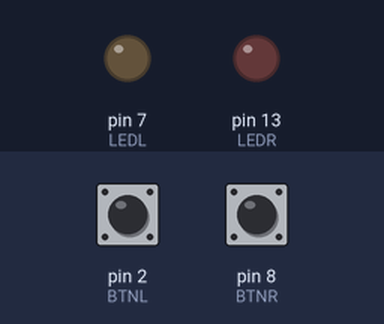
The sketch below on a simulated Arduino Uno, built with avr-gcc and run on an emulated ATmega328P. On the bench: output pins drawn as LEDs (lit = HIGH). Inputs (shaded band) come from the test bench; at power-on: pin 2 (BTNL) HIGH, pin 8 (BTNR) HIGH.

Above: at 1.2 s.
1.3 s: pin 2 (BTNL) pulled LOW for 0.15 s
At 2.5 s:
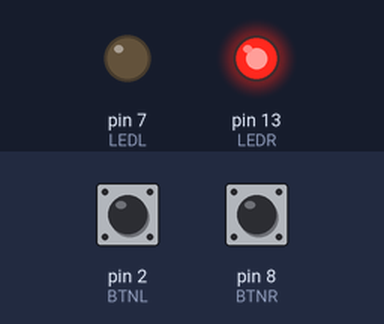
2.9 s: pin 8 (BTNR) pulled LOW for 0.15 s
At 3.9 s:
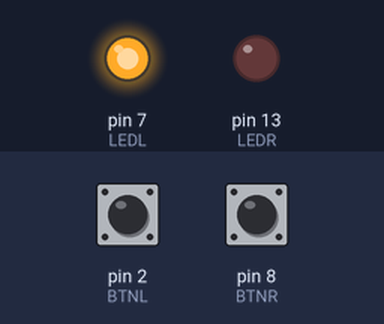
4.5 s: pin 2 (BTNL) pulled LOW for 1 s
At 5.1 s:
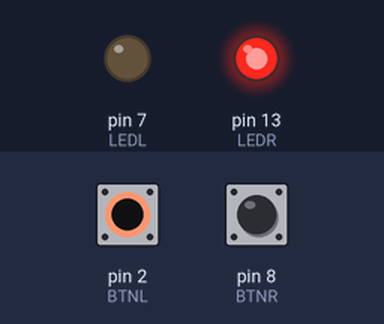
7.0 s: pin 8 (BTNR) pulled LOW for 1 s
At 8.2 s:
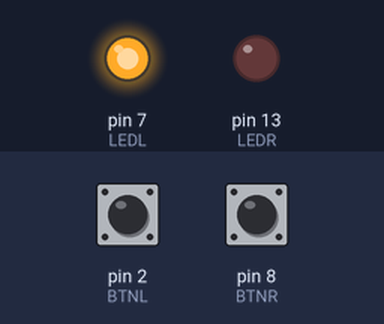
9.5 s: pin 2 (BTNL) driven LOW and pin 8 (BTNR) driven LOW
At 10.4 s:
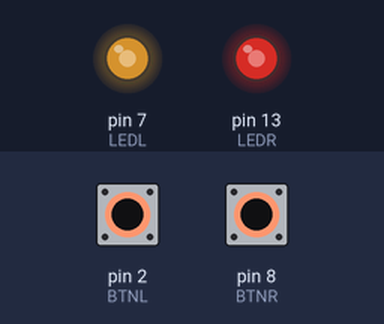
11.0 s: pin 2 (BTNL) driven HIGH
At 12.3 s:
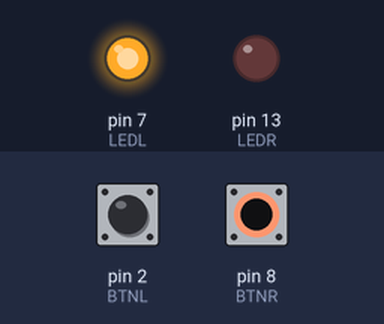
Timing chart, 0 to 13.5 s (numbered marks = the images above; inputs shaded):
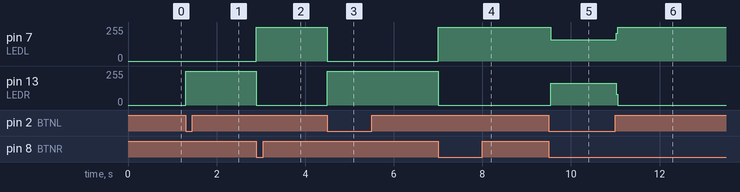

The sketch:

chess_clock.ino
```cpp
#define BTNL 2
#define BTNR 8
#define LEDL 7
#define LEDR 13

bool isFirst = true;
bool RightIsUp = false;
bool LeftIsUp = false;

void setup() {
  pinMode(BTNL, INPUT_PULLUP);
  pinMode(BTNR, INPUT_PULLUP);
  pinMode(LEDL, OUTPUT);
  pinMode(LEDR, OUTPUT);
}

void loop() {
  if (isFirst){
    if (digitalRead(BTNL) == LOW)
    {
      RightIsUp = true;
      digitalWrite(LEDR, HIGH);
      isFirst = false;
    }
    else if (digitalRead(BTNR) == LOW)
    {
      LeftIsUp = true;
      digitalWrite(LEDL, HIGH);
      isFirst = false;
    }
  }
  else
  {
    if (LeftIsUp)
    {
      if (digitalRead(BTNL) == LOW)
      {
        RightIsUp = true;
        digitalWrite(LEDR, HIGH);
        LeftIsUp = false;
        digitalWrite(LEDL, LOW);
      }
    }
    else if(RightIsUp)
    {
      if (digitalRead(BTNR) == LOW)
      {
        LeftIsUp = true;
        digitalWrite(LEDL, HIGH);
        RightIsUp = false;
        digitalWrite(LEDR, LOW);
      }
    }
  }
}
```

Measured:
- after the input at 1.3 s, pin 13 (LEDR): 0/255 → 255/255 at once
- after the input at 2.9 s, pin 7 (LEDL): 0/255 → 255/255 at once; pin 13 (LEDR): 255/255 → 0/255 at once
- after the input at 4.5 s, pin 7 (LEDL): 255/255 → 0/255 at once; pin 13 (LEDR): 0/255 → 255/255 at once
- after the input at 7.0 s, pin 7 (LEDL): 0/255 → 255/255 at once; pin 13 (LEDR): 255/255 → 0/255 at once
- after the input at 9.5 s, pin 7 (LEDL): 255/255 → 160/255 at once; pin 13 (LEDR): 0/255 → 163/255 at once
- after the input at 11.0 s, pin 7 (LEDL): 160/255 → 255/255 at once; pin 13 (LEDR): 163/255 → 0/255 at once
